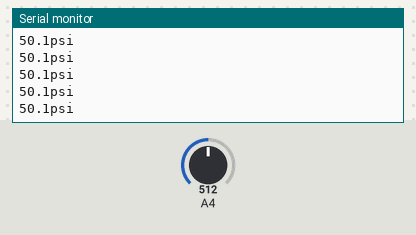
This sketch was run on a simulated Arduino Mega 2560, built with avr-gcc and run on an emulated ATmega2560. Shown: the last lines printed to the serial monitor. Inputs (shaded band) come from the test bench; at power-on: A4 = 512.

Above: at 1.2 s.
1.3 s: A4 set to 716
At 1.68 s:
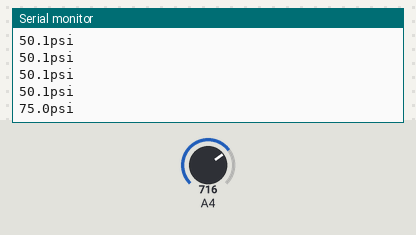
2.8 s: A4 set to 900
At 2.94 s:
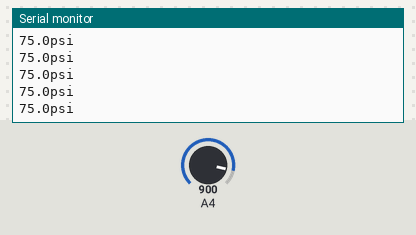
Timing chart, 0 to 5.8 s (numbered marks = the images above; inputs shaded):
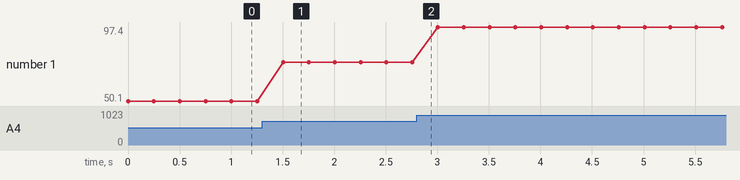

The sketch:

PressureTest.ino
```cpp
/* This example demonstrates how to take a standard 3-wire pressure transducer
 *  and read the analog signal, then convert the signal to a readable output and
 *  display it onto an LCD screen.
 *
 *  Contact Tyler at tylerovens@me.com if you have any questions
 */

#include "Wire.h" //allows communication over i2c devices

const int pressureInput = 52; //select the analog input pin for the pressure transducer
const int pressureZero = 102.4; //analog reading of pressure transducer at 0psi
const int pressureMax = 921.6; //analog reading of pressure transducer at 100psi
const int pressuretransducermaxPSI = 100; //psi value of transducer being used
const int baudRate = 9600; //constant integer to set the baud rate for serial monitor
const int sensorreadDelay = 250; //constant integer to set the sensor read delay in milliseconds

float pressureValue = 0; //variable to store the value coming from the pressure transducer

void setup() //setup routine, runs once when system turned on or reset
{
  Serial.begin(baudRate); //initializes serial communication at set baud rate bits per second
}

void loop() //loop routine runs over and over again forever
{
  pressureValue = analogRead(pressureInput); //reads value from input pin and assigns to variable
  pressureValue = ((pressureValue-pressureZero)*pressuretransducermaxPSI)/(pressureMax-pressureZero); //conversion equation to convert analog reading to psi
  Serial.print(pressureValue, 1); //prints value from previous line to serial
  Serial.println("psi"); //prints label to serial
  delay(sensorreadDelay); //delay in milliseconds between read values
}
```

Measured:
- after the input at 1.3 s, the serial monitor: prints a new line after 0.20 s (image 1)
- plotted number 1: 50.1 → 75 after the input at 1.3 s, 75 → 97.4 after the input at 2.8 s
